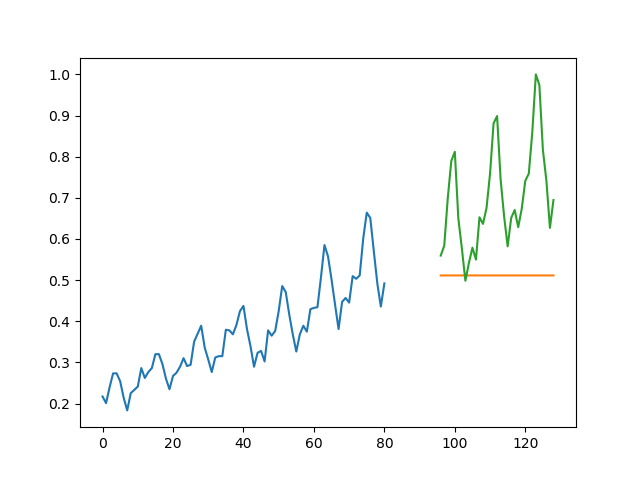

This figure's Python source:
import keras
import pandas
import matplotlib
import numpy as np
import argparse
import os
os.environ['TF_CPP_MIN_LOG_LEVEL'] = '3'  # Hide messy TensorFlow warnings


def load_file(file_path = r'/home/[user]/Datasets/international-airline-passengers.csv'):
    dataset = pandas.read_csv(filepath_or_buffer=file_path, usecols=[1], engine='python', skipfooter=3)
    arr = np.array(dataset.values.astype('float32'))
    arr /= np.max(arr)
    divider = arr.size * 2 // 3
    return arr[:divider], arr[divider:]


def create_dataset(dataset, look_back=1):
    Y = dataset[look_back:]
    X = np.zeros((np.size(dataset) - look_back, look_back, 1))
    for i in range(np.size(dataset) - look_back):
        X[i, :, :] = dataset[i:i + look_back].reshape(look_back, 1)
    return X, Y


def save_model(model, file_name='Passengers'):
    json_file_name = file_name + ".json"
    h5_file_name = file_name + ".h5"
    model_json = model.to_json()
    with open(json_file_name, 'w') as json_file:
        json_file.write(model_json)
    model.save_weights(h5_file_name)


def load_model(file_name='Passengers'):
    json_file_name = file_name + ".json"
    h5_file_name = file_name + ".h5"
    loaded_model = None
    with open(json_file_name, 'r') as json_file:
        loaded_model = keras.models.model_from_json(json_file.read())
    loaded_model.load_weights(h5_file_name)
    return loaded_model


def predict(model, initial_sequence, num_iterations):
    output = []
    for i in range(num_iterations):
        o = model.predict(initial_sequence)[0][0]
        initial_sequence = np.roll(initial_sequence, shift=-1, axis=1)
        initial_sequence[0, -1, 0] = o
        output.append(o)
    return np.array(output)


def pretty_print(arr):
    line = ""
    for i in range(arr.shape[1]):
        line += "%.2f" % arr[0][i][0] + " "
    print(line)


if __name__ == '__main__':
    parser = argparse.ArgumentParser()
    parser.add_argument('-epochs', '-e', help="Number of epochs of training", type=int, default=10)
    parser.add_argument('-look_back', '-l', help="Number of periods to look back on", type=int, default=1)
    parser.add_argument('-save', '-s', help="Save location", type=str, default=None)
    parser.add_argument('-load', '-o', help="Load location", type=str, default=None)
    parser.add_argument('-savefig', '-f', help="Save figure?", action="store_true")
    args = parser.parse_args()
    if args.savefig:
        matplotlib.use('Agg')
    import matplotlib.pyplot as plt
    train, test = load_file()
    trainX, trainY = create_dataset(dataset=train, look_back=args.look_back)
    testX, testY = create_dataset(dataset=test, look_back=args.look_back)
    model = None
    if args.load is None:
        model = keras.Sequential()
        model.add(keras.layers.LSTM(units=50, input_shape=(args.look_back, 1), return_sequences=True))
        model.add(keras.layers.Dropout(0.2))
        model.add(keras.layers.LSTM(units=100, return_sequences=False))
        model.add(keras.layers.Dropout(0.2))
        model.add(keras.layers.Dense(units=1))
        model.compile(loss='mean_squared_error', optimizer='rmsprop')
        model.fit(trainX, trainY, batch_size=1, epochs=args.epochs, verbose=2)
    else:
        model = load_model(args.load)
    testPredict = predict(model, initial_sequence=trainX[-1:, :, :], num_iterations=testY.size+args.look_back)
    plt.plot(train)
    plt.plot(np.array(range(train.size, train.size + test.size)), testPredict)
    plt.plot(np.array(range(train.size, train.size + test.size)), test)
    if args.savefig:
        plt.savefig("Passengers.png")
    else:
        plt.show()
    if args.save is not None:
        save_model(model, file_name=args.save)